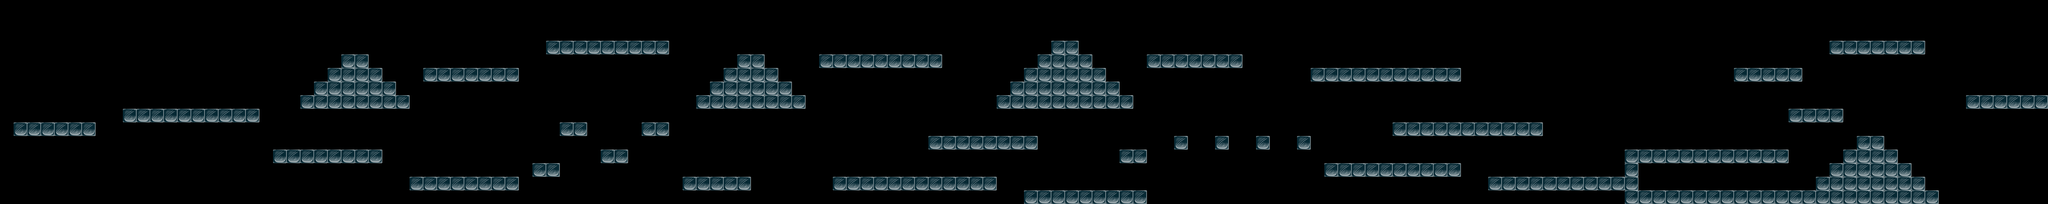

Rendered tile map (Tiled .tmx) drawn with the repository's tilesets; below, a short description and the map source with its tile grids summarised:
An orthogonal 150x15 tile map with 64x64 px tiles, 2 tile layers (Tile Layer 2, Tile Layer 1) and 371 objects (184x coin, 26x enemy1, 11x enemy2, 5x mystery, mario, ...).

<map version="1.0" orientation="orthogonal" renderorder="right-down" width="150" height="15" tilewidth="64" tileheight="64" nextobjectid="394">
 <tileset firstgid="1" name="tiled1" tilewidth="64" tileheight="64" tilecount="64" columns="8">
  <image source="tiled1.png" width="512" height="512" />
 </tileset>
 <layer name="Tile Layer 2" width="150" height="15">
  <data>[2250 cells, 0 non-empty, 0 distinct tile ids]</data>
 </layer>
 <layer name="Tile Layer 1" width="150" height="15">
  <data>[2250 cells, 303 non-empty, 1 distinct tile ids]</data>
 </layer>
 <objectgroup name="fixed">
  <object id="332" x="64" y="576" width="384" height="64" />
  <object id="333" x="576" y="512" width="640" height="64" />
  <object id="334" x="1408" y="448" width="512" height="64" />
  <object id="336" x="1472" y="384" width="384" height="64" />
  <object id="337" x="1536" y="320" width="256" height="64" />
  <object id="338" x="1600" y="256" width="128" height="64" />
  <object id="339" x="1280" y="704" width="512" height="64" />
  <object id="340" x="1920" y="832" width="512" height="64" />
  <object id="341" x="1984" y="320" width="448" height="64" />
  <object id="342" x="2496" y="768" width="128" height="64" />
  <object id="343" x="2624" y="576" width="128" height="64" />
  <object id="344" x="2560" y="192" width="576" height="64" />
  <object id="345" x="2816" y="704" width="128" height="64" />
  <object id="346" x="3008" y="576" width="128" height="64" />
  <object id="347" x="3264" y="448" width="512" height="64" />
  <object id="348" x="3328" y="384" width="384" height="64" />
  <object id="349" x="3392" y="320" width="256" height="64" />
  <object id="350" x="3456" y="256" width="128" height="64" />
  <object id="351" x="3200" y="832" width="320" height="64" />
  <object id="352" x="3840" y="256" width="576" height="64" />
  <object id="353" x="3904" y="832" width="768" height="64" />
  <object id="354" x="4352" y="640" width="512" height="64" />
  <object id="355" x="4672" y="448" width="640" height="64" />
  <object id="356" x="4736" y="384" width="512" height="64" />
  <object id="357" x="4800" y="320" width="384" height="64" />
  <object id="358" x="4864" y="256" width="256" height="64" />
  <object id="359" x="4928" y="192" width="128" height="64" />
  <object id="360" x="4800" y="896" width="576" height="64" />
  <object id="361" x="5248" y="704" width="128" height="64" />
  <object id="362" x="5504" y="640" width="64" height="64" />
  <object id="363" x="5696" y="640" width="64" height="64" />
  <object id="364" x="5888" y="640" width="64" height="64" />
  <object id="365" x="6080" y="640" width="64" height="64" />
  <object id="366" x="5376" y="256" width="448" height="64" />
  <object id="367" x="6144" y="320" width="704" height="64" />
  <object id="368" x="6528" y="576" width="704" height="64" />
  <object id="369" x="6208" y="768" width="640" height="64" />
  <object id="370" x="6976" y="832" width="640" height="64" />
  <object id="371" x="7616" y="704" width="64" height="256" />
  <object id="372" x="7680" y="704" width="704" height="64" />
  <object id="373" x="7680" y="896" width="1408" height="64" />
  <object id="374" x="8512" y="832" width="512" height="64" />
  <object id="375" x="8576" y="768" width="384" height="64" />
  <object id="376" x="8640" y="704" width="256" height="64" />
  <object id="377" x="8704" y="640" width="128" height="64" />
  <object id="378" x="8384" y="512" width="256" height="64" />
  <object id="379" x="8128" y="320" width="320" height="64" />
  <object id="380" x="8576" y="192" width="448" height="64" />
  <object id="381" x="9216" y="448" width="384" height="64" />
  <object id="383" x="1216" y="640" width="64" height="64" />
  <object id="384" x="1792" y="640" width="64" height="64" />
  <object id="385" x="1856" y="768" width="64" height="64" />
  <object id="386" x="2432" y="768" width="64" height="64" />
  <object id="387" x="3840" y="768" width="64" height="64" />
  <object id="388" x="4736" y="832" width="64" height="64" />
  <object id="390" x="5376" y="832" width="64" height="64" />
  <object id="391" x="6144" y="704" width="64" height="64" />
  <object id="392" x="6848" y="768" width="64" height="64" />
  <object id="393" x="7168" y="512" width="64" height="64" />
 </objectgroup>
 <objectgroup name="entity">
  <object id="8" name="mario" x="128" y="512" width="64" height="64" />
  <object id="101" name="flag" x="9280" y="64" width="64" height="384" />
  <object id="102" name="coin" x="640" y="192" width="64" height="64" />
  <object id="103" name="coin" x="768" y="192" width="64" height="64" />
  <object id="104" name="coin" x="896" y="192" width="64" height="64" />
  <object id="105" name="coin" x="1024" y="192" width="64" height="64" />
  <object id="106" name="coin" x="640" y="384" width="64" height="64" />
  <object id="107" name="coin" x="768" y="384" width="64" height="64" />
  <object id="108" name="coin" x="896" y="384" width="64" height="64" />
  <object id="109" name="coin" x="1024" y="384" width="64" height="64" />
  <object id="110" name="coin" x="1344" y="576" width="64" height="64" />
  <object id="111" name="coin" x="1408" y="576" width="64" height="64" />
  <object id="112" name="coin" x="1472" y="576" width="64" height="64" />
  <object id="113" name="coin" x="1536" y="576" width="64" height="64" />
  <object id="114" name="coin" x="1600" y="576" width="64" height="64" />
  <object id="115" name="coin" x="1664" y="576" width="64" height="64" />
  <object id="116" name="coin" x="1536" y="0" width="64" height="64" />
  <object id="117" name="coin" x="1600" y="0" width="64" height="64" />
  <object id="118" name="coin" x="1664" y="0" width="64" height="64" />
  <object id="119" name="coin" x="1728" y="0" width="64" height="64" />
  <object id="120" name="coin" x="1984" y="704" width="64" height="64" />
  <object id="121" name="coin" x="2048" y="704" width="64" height="64" />
  <object id="122" name="coin" x="2112" y="704" width="64" height="64" />
  <object id="123" name="coin" x="2176" y="704" width="64" height="64" />
  <object id="124" name="coin" x="2240" y="704" width="64" height="64" />
  <object id="125" name="coin" x="2304" y="704" width="64" height="64" />
  <object id="126" name="coin" x="1984" y="192" width="64" height="64" />
  <object id="127" name="coin" x="2112" y="192" width="64" height="64" />
  <object id="128" name="coin" x="2240" y="192" width="64" height="64" />
  <object id="129" name="coin" x="2368" y="192" width="64" height="64" />
  <object id="130" name="coin" x="2560" y="64" width="64" height="64" />
  <object id="131" name="coin" x="2688" y="64" width="64" height="64" />
  <object id="132" name="coin" x="2816" y="64" width="64" height="64" />
  <object id="133" name="coin" x="2944" y="64" width="64" height="64" />
  <object id="134" name="coin" x="3072" y="64" width="64" height="64" />
  <object id="135" name="coin" x="2624" y="448" width="64" height="64" />
  <object id="137" name="coin" x="2688" y="448" width="64" height="64" />
  <object id="138" name="coin" x="2752" y="512" width="64" height="64" />
  <object id="139" name="coin" x="2816" y="576" width="64" height="64" />
  <object id="140" name="coin" x="2880" y="576" width="64" height="64" />
  <object id="141" name="coin" x="2944" y="512" width="64" height="64" />
  <object id="142" name="coin" x="3008" y="448" width="64" height="64" />
  </objectgroup>
 <objectgroup name="brick">
  <!-- 83 objects omitted --></objectgroup>
</map>
<!-- 270 of 371 objects omitted -->
